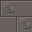

A level layout from a 2D game, rendered from its tile map. Below: a short description, then the map file with its tile-grid data intact:
An orthogonal 1x1 tile map with 32x32 px tiles, 1 tile layer (Assembly), 3 tilesets.

<map version="1.10" orientation="orthogonal" renderorder="right-down" width="1" height="1" tilewidth="32" tileheight="32" infinite="0" nextlayerid="2" nextobjectid="1">
  <tileset firstgid="1" source="../floors.tsx" />
  <tileset firstgid="321" source="../walls.tsx" />
  <tileset firstgid="961" source="../architecture.tsx" />
  <layer id="1" name="Assembly" width="1" height="1">
    <data encoding="csv">
101
</data>
  </layer>
</map>
